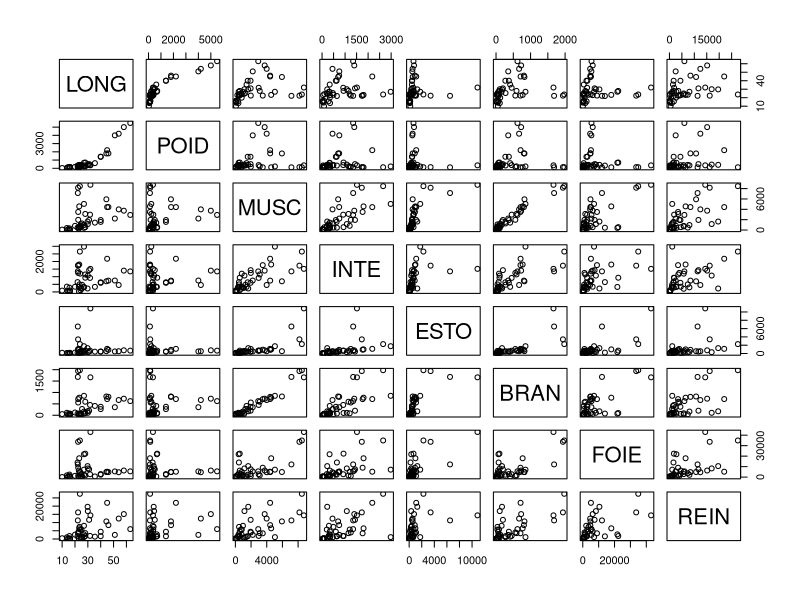
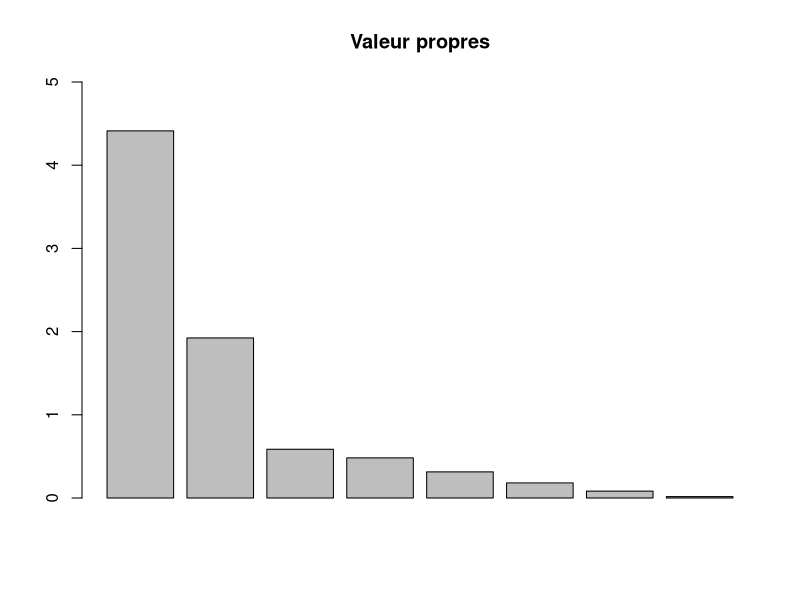
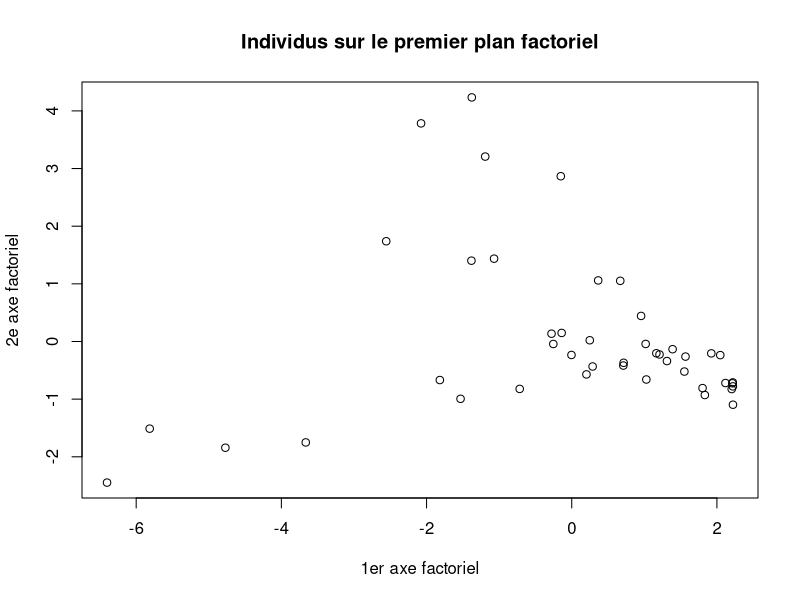

Write R code to recreate these figures, in order.
## ---- chunk 1
knitr::opts_chunk$set(echo = TRUE)
## ---- chunk 2
library("markdown")
library("knitr")
library("rmarkdown")
## ---- chunk 3

d<-read.csv2("poissons.csv",header=TRUE,row.names="NUM", dec=".") #lecture d'un fichier csv

z<-d[,3:10]
dim(d)
n<-dim(z)[1]
p<-dim(z)[2]
## ---- chunk 4
#Utiliser la fonction pairs ou ggpairs (librairie GGally)
cross<-pairs(z)
## ---- chunk 5
#Utiliser la fonction cov
matrixCov<-cov(z)
## ---- chunk 6
#Utiliser la fonction cor
matrixCor<-cor(z)
## ---- chunk 7
#Utiliser la fonction apply avec la fonction mean puis avec la fonction sd
meanvar<-apply(z, 2, mean, na.rm=TRUE)
sdvar<-apply(z, 2, sd, na.rm=TRUE)

#Afficher les moyennes et écart-types
print(meanvar)
print(sdvar)
## ---- chunk 8
#Utiliser la fonction sweep
y<-sweep(z, 2, colMeans(z), FUN = "-")
## ---- chunk 9
meanY<-apply(y, 2, mean, na.rm=TRUE)
sdY<-apply(y, 2, sd, na.rm=TRUE)

print((sdY == sdvar))
## ---- chunk 10
#Utiliser la fonction sweep
x<-sweep(y, 2, apply(y, 2, sd), FUN = "/")
## ---- chunk 11
sdX<-apply(x, 2, sd)
meanX<-apply(x, 2, mean)
meanX
sdX
## ---- chunk 12
#Calcul manuel de la matrice des variances-covariances puis vérification avec la fonction cov
Cor_man=t(as.matrix(x))%*%as.matrix(x)/n

#Comparer les deux calculs
all.equal(matrixCor, Cor_man)
## ---- chunk 13
#Calcul manuel de la matrice des variances-covariances puis vérification avec la fonction cov
Cov_man=t(as.matrix(x))%*%as.matrix(x)/n

#Comparer les deux calculs
all.equal(matrixCov, Cov_man)
## ---- chunk 14
#Calcul manuel de X'X puis vérification avec la fonction cor


#Comparer les deux calculs

## ---- chunk 15
#Standarisation "manuelle"
et_nocorrige <- apply(z, 2, sd)*sqrt((n-1)/n)
print(et_nocorrige)
X <- sweep(y,2,et_nocorrige, "/")
#Comparer les deux calculs

## ---- chunk 16
#Transtypage de la variable X pour avoir une matrice et non pas un data frame
#remarque : transtypage pas fait avant afin de pouvoir utiliser certaines fonctions spécifiques aux datagrames
X=as.matrix(X)
X
## ---- chunk 17
#Diagonaliser la matrice des corrélations avec la fonction eigen

vp<-eigen(t(X)%*%X/n)
names(vp)
vp$values
barplot(vp$values, main = "Valeur propres", ylim = c(0,5))
## ---- chunk 18
#Cacluler l'inertie du nuage avec la fonction sum

## ---- chunk 19
q<-2
U<-vp$vectors[,1:q]
F<-X%*%U
head(F)
## ---- chunk 20
plot(F, main = "Individus sur le premier plan factoriel", xlab = '1er axe factoriel', ylab = "2e axe factoriel")
## ---- chunk 21

## ---- chunk 22

## ---- chunk 23

## ---- chunk 24

## ---- chunk 25

## ---- chunk 26

## ---- chunk 27

## ---- chunk 28

## ---- chunk 29

## ---- chunk 30

## ---- chunk 31

## ---- chunk 32

## ---- chunk 33

## ---- chunk 34
